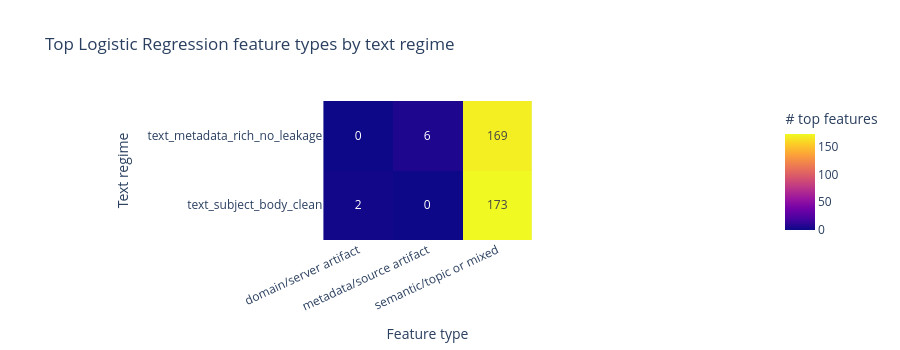

Write notebook code for a chart like this one.
### Code cell
# heatmap of feature-type counts
feature_type_count_pivot = (
    top_features_df
    .groupby(["text_regime", "feature_type"])
    .size()
    .unstack(fill_value=0)
)

display(feature_type_count_pivot)

fig = px.imshow(
    feature_type_count_pivot,
    text_auto=True,
    labels=dict(x="Feature type", y="Text regime", color="# top features"),
    title="Top Logistic Regression feature types by text regime",
)

fig.update_layout(
    width=900,
    height=350,
    xaxis_tickangle=-25,
)

fig.show()

### Figure 1 — Plotly figure (JSON) as saved in the notebook; plotly's stock layout.template omitted (floating-point values rounded to 4 significant figures)
{"data": [{"coloraxis": "coloraxis", "hovertemplate": "Feature type: %{x}<br>Text regime: %{y}<br># top features: %{z}<extra></extra>", "name": "0", "texttemplate": "%{z}", "type": "heatmap", "x": ["domain/server artifact", "metadata/source artifact", "semantic/topic or mixed"], "xaxis": "x", "y": ["text_metadata_rich_no_leakage", "text_subject_body_clean"], "yaxis": "y", "z": [[0, 6, 169], [2, 0, 173]]}], "layout": {"coloraxis": {"colorbar": {"title": {"text": "# top features"}}, "colorscale": [[0, "#0d0887"], [0.1111, "#46039f"], [0.2222, "#7201a8"], [0.3333, "#9c179e"], [0.4444, "#bd3786"], [0.5556, "#d8576b"], [0.6667, "#ed7953"], [0.7778, "#fb9f3a"], [0.8889, "#fdca26"], [1, "#f0f921"]]}, "height": 350, "title": {"text": "Top Logistic Regression feature types by text regime"}, "width": 900, "xaxis": {"anchor": "y", "constrain": "domain", "domain": [0, 1], "scaleanchor": "y", "tickangle": -25, "title": {"text": "Feature type"}}, "yaxis": {"anchor": "x", "autorange": "reversed", "constrain": "domain", "domain": [0, 1], "title": {"text": "Text regime"}}}}
